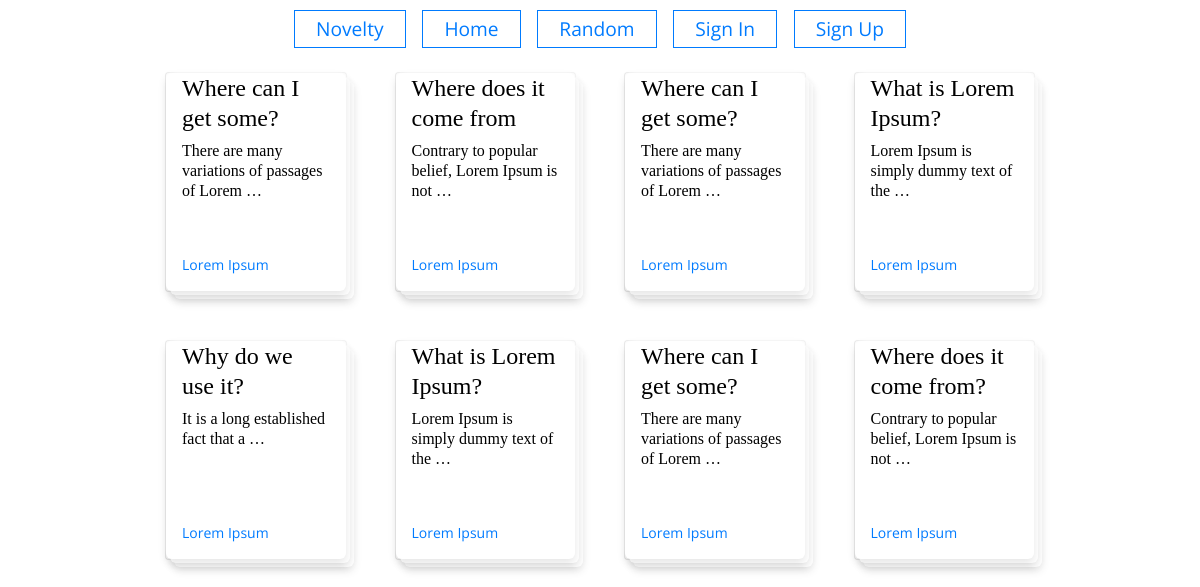
/novelty/, run on the app's committed database.
### books/models.py (models this page shows, shortened)
class Book(models.Model):
    title = models.CharField(max_length=100)
    author = models.CharField(max_length=140)
    book = models.TextField()

### books/views.py (the view)
# urls.py: path('novelty/', BookListView.as_view(), name='novelty'),
class BookListView(ListView):
    queryset = Book.objects.order_by('-id')[:8]
    template_name = 'book/novelty.html'
    context_object_name = 'books'

### books/templates/book/novelty.html (shortened to what this page needs)
{% extends 'base.html' %}
{% load static %}
{% block link %}
    <link rel="stylesheet" href="{% static 'css/book.css' %}">
{% endblock %}
{% block content %}
<div class="container">
    {% for book in books %}
    <a href="{% url 'detail' book.id %}">
        <div class="card" style="--cards:5;">
            <div class="child">
              <h4>{{ book.title }}</h4>
              <h6>{{ book.book|truncatewords:8 }}</h6>
              <p>{{ book.author }}</p>
            </div>
          </div>
    </a>
    {% endfor %}
</div>
{% endblock %}

### static/css/book.css (style rules this page uses)
body { background: white; color: white; margin: 72px; font-family: Open Sans, sans-serif; }
h6 { font-family: Arbutus Slab, serif; font-weight: normal; color: #000; line-height: 1.25; }
h4 { font-family: Arbutus Slab, serif; font-weight: normal; color: #000; line-height: 1.25; }
p { position: absolute; bottom: 0; font-size: 14px; }
.container { max-width: 900px; display: grid; grid-template-columns: repeat(auto-fill, minmax(160px, 1fr)); grid-gap: 48px; margin: 0 auto; }
.card { cursor: pointer; position: relative; height: 0; padding-bottom: 120%; --offset-multiplier: 4px; -webkit-transition: -webkit-transform 0.6s ease; transition: -webkit-transform 0.6s ease; transition: transform 0.6s ease; transition: transform 0.6s ease, -webkit-transform 0.6s ease; --translate: 0; -webkit-transform: translate(var(--translate), var(--translate)); transform: translate(var(--translate), var(--translate)); }
.child { position: absolute; width: 100%; height: 100%; padding: 0 16px; box-sizing: border-box; background: #fff; box-shadow: 0px 4px 8px rgba(0, 0, 0, 0.1), 0px -4px 8px rgba(255, 255, 255, 0.8); border-radius: 6px; -webkit-transition: inherit; transition: inherit; --translate: calc(var(--offset) * var(--offset-multiplier)); -webkit-transform: translate(var(--translate), var(--translate)); transform: translate(var(--translate), var(--translate)); z-index: 5; }
.child:nth-child(1) { --offset: 0; z-index: 4; }

### data on the page
Book: title "Where can I get some?", book "There are many variations of passages of Lorem …", author "Lorem Ipsum"
Book: title "Where does it come from", book "Contrary to popular belief, Lorem Ipsum is not …", author "Lorem Ipsum"
Book: title "Where can I get some?", book "There are many variations of passages of Lorem …", author "Lorem Ipsum"
Book: title "What is Lorem Ipsum?", book "Lorem Ipsum is simply dummy text of the …", author "Lorem Ipsum"
Book: title "Why do we use it?", book "It is a long established fact that a …", author "Lorem Ipsum"
Book: title "What is Lorem Ipsum?", book "Lorem Ipsum is simply dummy text of the …", author "Lorem Ipsum"
Book: title "Where can I get some?", book "There are many variations of passages of Lorem …", author "Lorem Ipsum"
Book: title "Where does it come from?", book "Contrary to popular belief, Lorem Ipsum is not …", author "Lorem Ipsum"
